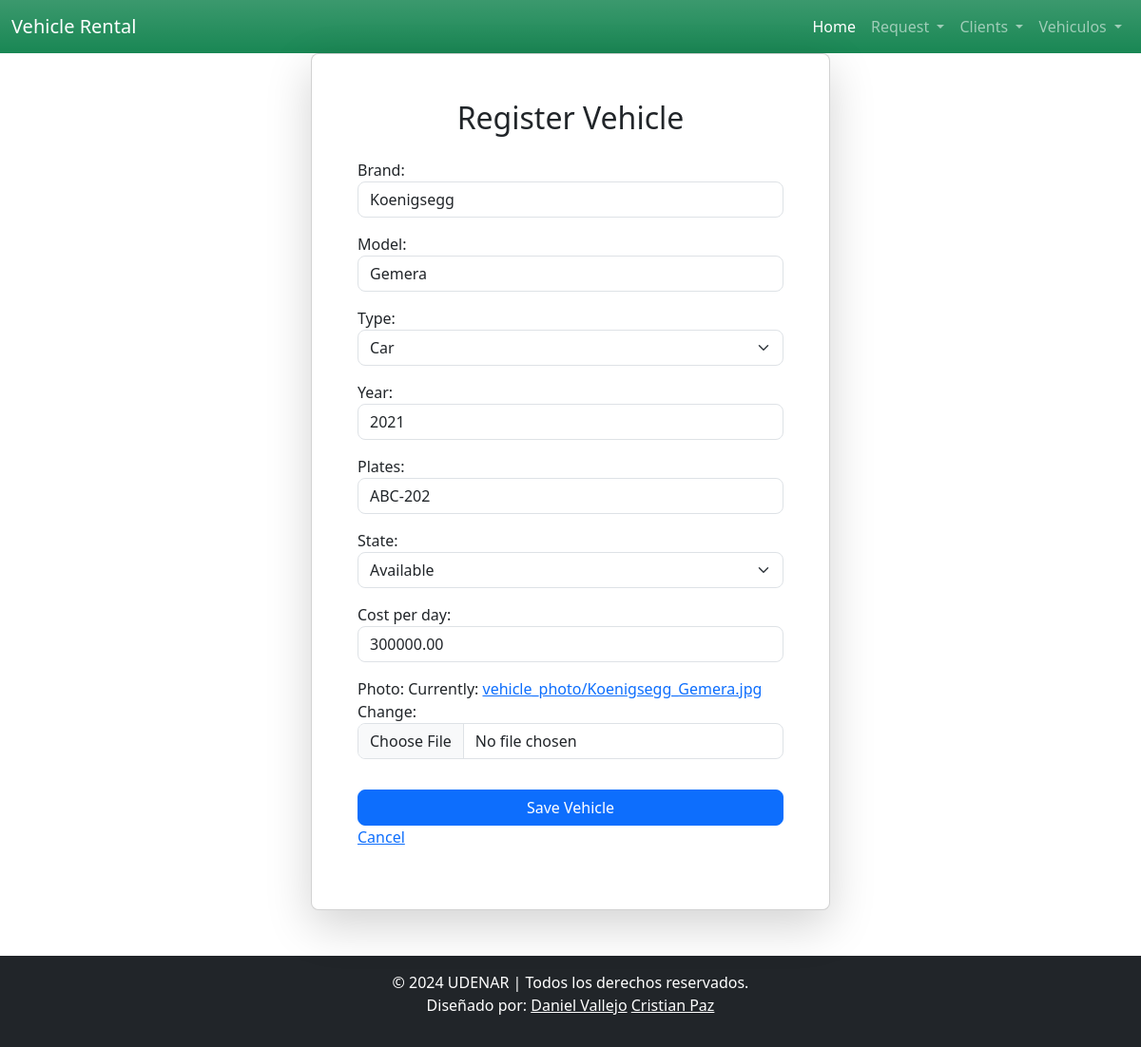
/vehicle/1/update, run on the app's committed database.
### alquiler/models.py (models this page shows, shortened)
class Vehicle(models.Model):
    vehicle_type_choises = [
        ('car', 'Car'),
        ('motorcycle', 'Motorcycle'),
        ('truck', 'Truck'),
    ]
    vehicle_state_choises =[
        ('available','Available'),
        ('requested','Requested'),
        ('rented','Rented')
    ]
    brand = models.CharField(max_length=80)
    model = models.CharField(max_length=80)
    type = models.CharField(max_length=80, choices=vehicle_type_choises)
    year = models.IntegerField()
    plates = models.CharField(max_length=10)
    state = models.CharField(max_length=50, choices=vehicle_state_choises)
    cost_per_day = models.DecimalField(max_digits=10,decimal_places=2)
    photo = models.ImageField(upload_to='vehicle_photo/')

### alquiler/views.py (the view)
# urls.py: path('vehicle/<int:pk>/update',views.VehicleUpdate.as_view(),name='vehicle_update'),
class VehicleUpdate(UpdateView):
    model = Vehicle
    form_class = VehicleForm

### alquiler/forms.py
class VehicleForm(forms.ModelForm):
    class Meta:
        model = Vehicle
        fields = ['brand', 'model', 'type', 'year', 'plates', 'state', 'cost_per_day', 'photo']
        widgets = {
            'brand': forms.TextInput(attrs={'class': 'form-control rounded-3'}),
            'model': forms.TextInput(attrs={'class': 'form-control rounded-3'}),
            'type': forms.Select(attrs={'class': 'form-select rounded-3'}),
            'year': forms.NumberInput(attrs={'class': 'form-control rounded-3'}),
            'plates': forms.TextInput(attrs={'class': 'form-control rounded-3'}),
            'state': forms.Select(attrs={'class': 'form-select rounded-3'}),
            'cost_per_day': forms.NumberInput(attrs={'class': 'form-control rounded-3'}),
            'photo': forms.ClearableFileInput(attrs={'class': 'form-control rounded-3'}),
        }

### alquiler/templates/alquiler/vehicle_form.html
{% extends "base.html" %}
{% block content %}
    <div class="container d-flex justify-content-center align-items-center min-vh-100">
        <div class="card p-5 w-50 shadow-lg rounded-3">
            <h2 class="text-center mb-4">Register Vehicle</h2>
            <form method="post" enctype="multipart/form-data">{% csrf_token %}
                {{ form.as_p }}
                <button type="submit" class="btn btn-primary w-100 rounded-3 mt-3">Save Vehicle</button>
                <a href="{% url 'vehicle_list' %}">Cancel</a>
            </form>
        </div>
    </div>
{% endblock content %}

### templates/base.html (style rules this page uses)
html, body { height: 100%; margin: 0; }

### data on the page
Vehicle: brand "Koenigsegg", model "Gemera", type "Car", year "2021", plates "ABC-202", state "Available", cost_per_day "300000.00"
